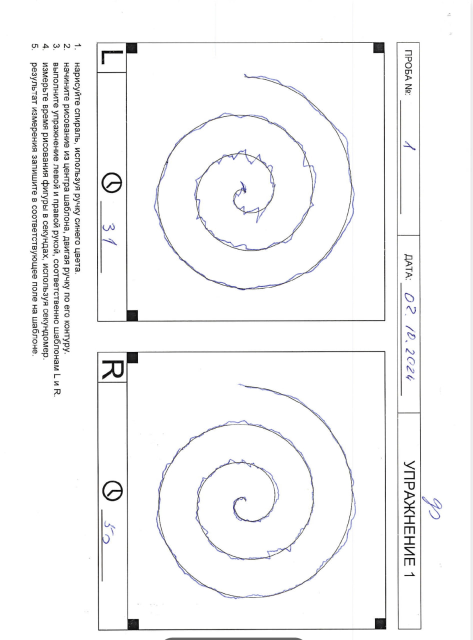
#> input picture tests/data/document.jpg, 945 x 1280 px (shown at 1/2 size)
$ python -i square_detector.py   (imports and definitions only)
#> lines starting #> are read from the running program, lines starting #| are printed output that depends on the picture; after the words box and inside, x2 and y2 are one past the last pixel; in counts of white or black regions, pixels touching at a corner belong together
#> further down, picture is the input picture: shape (1280, 945, 3); mean B, G, R 246.9, 246.4, 246.4
"""Детектор черных квадратов."""

import cv2
import numpy as np
from typing import List, Tuple, Optional
import math
import numpy.typing as npt
from dataclasses import dataclass


@dataclass
class SquareInfo:
    """Информация о найденном квадрате."""
    contour: npt.NDArray
    area: float
    bbox: Tuple[int, int, int, int]
    center: Tuple[int, int]
    confidence: float


class SquareDetector:
    """Детектор черных квадратов с кэшированием и улучшенными алгоритмами."""

    def __init__(self, sensitivity: int = 70, min_area: int = 200, max_area: int = 5000,
                 min_size: int = 15, max_size: int = 100, min_distance: int = 50):
        """
        Args:
            sensitivity: Порог бинаризации (0-255)
            min_area: Минимальная площадь квадрата
            max_area: Максимальная площадь квадрата
            min_size: Минимальный размер стороны квадрата в пикселях
            max_size: Максимальный размер стороны квадрата в пикселях
            min_distance: Минимальное расстояние между квадратами
        """
        self.sensitivity = sensitivity
        self.min_area = min_area
        self.max_area = max_area
        self.min_size = min_size
        self.max_size = max_size
        self.min_distance = min_distance

        # Кэш для оптимизации
        self._cache = {}
        self._morph_kernel = cv2.getStructuringElement(cv2.MORPH_RECT, (3, 3))

    def find_black_squares(self, image: npt.NDArray) -> List[npt.NDArray]:
        """Находит черные квадраты на изображении с оптимизацией."""
        # Проверяем кэш
        image_hash = hash(image.tobytes())
#> image_hash = 3668212092235593153
        if image_hash in self._cache:
            return self._cache[image_hash]

        # Конвертируем в grayscale
        if len(image.shape) == 3:
            gray = cv2.cvtColor(image, cv2.COLOR_BGR2GRAY)
        else:
            gray = image

        # Бинаризация с оптимизацией
        _, binary = cv2.threshold(gray, self.sensitivity, 255, cv2.THRESH_BINARY_INV)
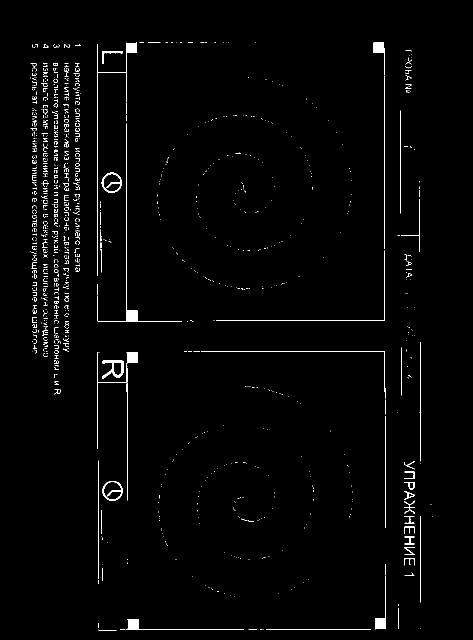
#> binary: shape (1280, 945) (shown at 1/2 size); 1.4% white; 1122 white regions (1003 under 20 px), largest, box (x1, y1, x2, y2) and area: (194, 85, 274, 552) 1077, (195, 247, 364, 643) 1061, (253, 704, 276, 1001) 808

        # Морфологические операции с предварительно созданным ядром
        binary = cv2.morphologyEx(binary, cv2.MORPH_CLOSE, self._morph_kernel)
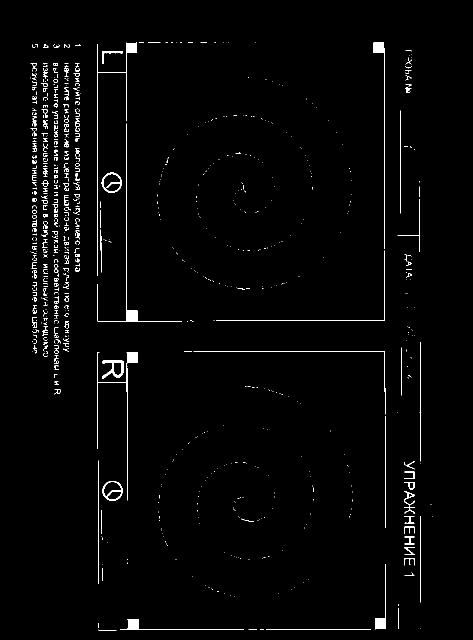
#> binary: shape (1280, 945) (shown at 1/2 size); 1.6% white; 760 white regions (569 under 20 px), largest, box (x1, y1, x2, y2) and area: (194, 85, 274, 552) 1139, (195, 247, 364, 643) 1085, (195, 704, 276, 1001) 1064
        binary = cv2.morphologyEx(binary, cv2.MORPH_OPEN, self._morph_kernel)
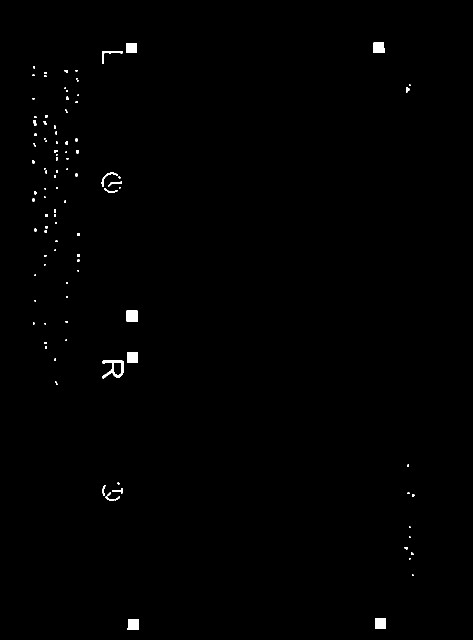
#> binary: shape (1280, 945) (shown at 1/2 size); 0.48% white; 107 white regions (61 under 20 px)

        # Находим контуры
        contours, _ = cv2.findContours(binary, cv2.RETR_LIST, cv2.CHAIN_APPROX_SIMPLE)
#> contours = 108 contours, 84 with area under 20; largest, box (x1, y1, x2, y2) and area: (205, 721, 247, 757) 840, (253, 621, 276, 643) 446, (254, 704, 276, 726) 441, (255, 1238, 277, 1260) 424, (750, 1237, 772, 1258) 420

        # Быстрая фильтрация по площади
        valid_contours = [c for c in contours if self._quick_area_check(c)]
#> valid_contours = 8 contours; box (x1, y1, x2, y2) and area: (205, 721, 247, 757) 840, (253, 621, 276, 643) 446, (254, 704, 276, 726) 441, (255, 1238, 277, 1260) 424, (750, 1237, 772, 1258) 420, (747, 85, 769, 106) 410, (252, 86, 274, 106) 399, (227, 725, 244, 751) 367

        # Детекция квадратов с оптимизацией
        squares = self._detect_squares_optimized(valid_contours, image)

        # Кэшируем результат
        self._cache[image_hash] = squares

        return squares

    def _quick_area_check(self, contour: npt.NDArray) -> bool:
        """Быстрая проверка площади контура."""
        area = cv2.contourArea(contour)
        return self.min_area < area < self.max_area

    def _detect_squares_optimized(self, contours: List[npt.NDArray],
                                 image: npt.NDArray) -> List[npt.NDArray]:
        """Оптимизированная детекция квадратов."""
        squares = []
        square_infos = []

        # Параллельная обработка контуров
        for contour in contours:
            square_info = self._analyze_contour_fast(contour)
            if square_info:
                squares.append(contour)
                square_infos.append(square_info)
#> this loop made 8 passes
#> (perimeter in _analyze_contour_fast, epsilon in _analyze_contour_fast, approx in _analyze_contour_fast, area in _analyze_contour_fast, x in _analyze_contour_fast, y in _analyze_contour_fast, w in _analyze_contour_fast, h in _analyze_contour_fast) on passes 1, 6, 8: (83.41, 1.67, [[256, 1238], [255, 1259], [276, 1259], [276, 1238]], 423.5, 255, 1238, 22, 22), (85.41, 1.71, [[253, 621], [253, 642], [275, 642], [274, 621]], 446.5, 253, 621, 23, 22), (81.41, 1.63, [[747, 85], [747, 105], [768, 105], [767, 85]], 409.5, 747, 85, 22, 21)
#> (perimeter in _analyze_contour_fast, epsilon in _analyze_contour_fast, approx in _analyze_contour_fast, area in _analyze_contour_fast, x in _analyze_contour_fast, y in _analyze_contour_fast, w in _analyze_contour_fast, h in _analyze_contour_fast) on passes 2, 5, 7: (82, 1.64, [[750, 1237], [750, 1257], [771, 1257], [771, 1237]], 420, 750, 1237, 22, 21), (84, 1.68, [[254, 704], [254, 725], [275, 725], [275, 704]], 441, 254, 704, 22, 22), (80, 1.6, [[252, 86], [252, 105], [273, 105], [273, 86]], 399, 252, 86, 22, 20)
#> after the loop, square_infos = 6 items; squares = 6 contours; box (x1, y1, x2, y2) and area: (253, 621, 276, 643) 446, (254, 704, 276, 726) 441, (255, 1238, 277, 1260) 424, (750, 1237, 772, 1258) 420, (747, 85, 769, 106) 410, (252, 86, 274, 106) 399

        # Фильтрация дубликатов с оптимизацией
        filtered_squares = self._remove_duplicates_fast(squares, square_infos)

        return filtered_squares

    def _analyze_contour_fast(self, contour: npt.NDArray) -> Optional[SquareInfo]:
        """Быстрый анализ контура на предмет квадрата."""
        perimeter = cv2.arcLength(contour, True)
        if perimeter == 0:
            return None

        # Аппроксимация контура
        epsilon = 0.02 * perimeter
        approx = cv2.approxPolyDP(contour, epsilon, True)

        # Проверка на квадрат
        if len(approx) != 4 or not cv2.isContourConvex(approx):
            return None

        area = cv2.contourArea(contour)
        if not (self.min_area < area < self.max_area):
            return None

        # Bounding box
        x, y, w, h = cv2.boundingRect(approx)
        if h == 0:
            return None

        # Проверка соотношения сторон
        aspect_ratio = float(w) / h
        if not (0.85 <= aspect_ratio <= 1.15):
            return None

        # Проверка плотности заливки
        rect_area = float(w * h)
        if rect_area == 0:
            return None
        fill_ratio = area / rect_area
        if fill_ratio < 0.6:
            return None

        # Проверка солидности
        hull = cv2.convexHull(contour)
        hull_area = cv2.contourArea(hull)
        if hull_area == 0:
            return None
        solidity = area / hull_area
        if solidity < 0.9:
            return None

        # Проверка компактности
        compactness = 4 * math.pi * area / (perimeter * perimeter)
        if compactness < 0.5:
            return None

        # Проверка размера
        if w < self.min_size or h < self.min_size or w > self.max_size or h > self.max_size:
            return None

        center = (x + w // 2, y + h // 2)
        confidence = min(fill_ratio, solidity, compactness)

        return SquareInfo(
            contour=contour,
            area=area,
            bbox=(x, y, w, h),
            center=center,
            confidence=confidence
        )

    def _remove_duplicates_fast(self, squares: List[npt.NDArray],
                               square_infos: List[SquareInfo]) -> List[npt.NDArray]:
        """Быстрое удаление дубликатов с использованием пространственного индекса."""
        if len(squares) <= 1:
            return squares

        # Создаем пространственный индекс
        spatial_index = {}
        for i, info in enumerate(square_infos):
            x, y = info.center
            key = (x // self.min_distance, y // self.min_distance)
            if key not in spatial_index:
                spatial_index[key] = []
            spatial_index[key].append((i, info))
#> this loop made 6 passes
#> (x, y, key) on passes 1 to 6: (266, 1249, (5, 24)), (761, 1247, (15, 24)), (265, 715, (5, 14)), (264, 632, (5, 12)), (263, 96, (5, 1)), (758, 95, (15, 1))
#> after the loop, spatial_index = 6 items

        # Фильтрация дубликатов
        filtered_squares = []
        used_indices = set()

        for bucket in spatial_index.values():
            for i, info in bucket:
                if i in used_indices:
                    continue

                is_duplicate = False
                for j, other_info in bucket:
                    if i == j or j in used_indices:
                        continue

                    distance = math.sqrt(
                        (info.center[0] - other_info.center[0])**2 +
                        (info.center[1] - other_info.center[1])**2
                    )

                    if distance < self.min_distance:
                        # Выбираем квадрат с большей уверенностью
                        if info.confidence >= other_info.confidence:
                            used_indices.add(j)
                        else:
                            is_duplicate = True
                            break

                if not is_duplicate:
                    filtered_squares.append(squares[i])
#> this loop made 6 passes
#> after the loop, filtered_squares has the same summary as squares in _detect_squares_optimized; used_indices = 0 items

        return filtered_squares

    def clear_cache(self):
        """Очищает кэш."""
        self._cache.clear()


# Функция для обратной совместимости
def find_black_squares(image: npt.NDArray, sensitivity: int = 50) -> List[npt.NDArray]:
    """Находит черные квадраты на изображении."""
    detector = SquareDetector(sensitivity=sensitivity)
    return detector.find_black_squares(image)

>>> import cv2
>>> picture = cv2.imread('../../../tests/data/document.jpg')
>>> result = SquareDetector().find_black_squares(picture)
#> in _detect_squares_optimized, `filtered_squares = self._remove_duplicates_fast(squares, square_infos)`: filtered_squares has the same summary as squares
#> result has the same summary as squares in _detect_squares_optimized
